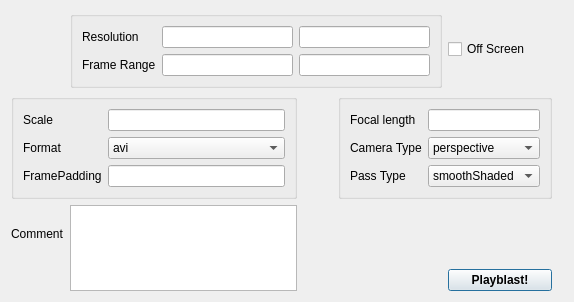
<?xml version="1.0" encoding="UTF-8"?>
<ui version="4.0">
 <class>Dialog</class>
 <widget class="QDialog" name="Dialog">
  <property name="geometry">
   <rect>
    <x>0</x>
    <y>0</y>
    <width>574</width>
    <height>302</height>
   </rect>
  </property>
  <property name="windowTitle">
   <string>The Current Sgtk Environment</string>
  </property>
  <layout class="QGridLayout" name="gridLayout_4">
   <item row="0" column="0">
    <widget class="QLabel" name="logo_example">
     <property name="text">
      <string/>
     </property>
     <property name="pixmap">
      <pixmap resource="resources.qrc">:/res/sg_logo.png</pixmap>
     </property>
    </widget>
   </item>
   <item row="0" column="1" colspan="3">
    <widget class="QGroupBox" name="groupBox_3">
     <property name="title">
      <string/>
     </property>
     <layout class="QGridLayout" name="gridLayout_3">
      <item row="1" column="0">
       <widget class="QLabel" name="label_1_frameRange">
        <property name="text">
         <string>Frame Range</string>
        </property>
       </widget>
      </item>
      <item row="1" column="2">
       <widget class="QLineEdit" name="frameRange_end">
        <property name="text">
         <string/>
        </property>
       </widget>
      </item>
      <item row="1" column="1">
       <widget class="QLineEdit" name="frameRange_start">
        <property name="text">
         <string/>
        </property>
       </widget>
      </item>
      <item row="0" column="2">
       <widget class="QLineEdit" name="lineEdit_finalRes_h"/>
      </item>
      <item row="0" column="0">
       <widget class="QLabel" name="finalRes_label">
        <property name="text">
         <string>Resolution</string>
        </property>
       </widget>
      </item>
      <item row="0" column="1">
       <widget class="QLineEdit" name="lineEdit_finalRes_w"/>
      </item>
     </layout>
    </widget>
   </item>
   <item row="0" column="4">
    <widget class="QCheckBox" name="checkBox">
     <property name="text">
      <string>Off Screen</string>
     </property>
    </widget>
   </item>
   <item row="1" column="0" colspan="2">
    <widget class="QGroupBox" name="groupBox">
     <property name="title">
      <string/>
     </property>
     <layout class="QGridLayout" name="gridLayout">
      <item row="0" column="0">
       <widget class="QLabel" name="label_scale">
        <property name="text">
         <string>Scale</string>
        </property>
       </widget>
      </item>
      <item row="0" column="2">
       <widget class="QLineEdit" name="lineEdit_scale">
        <property name="text">
         <string/>
        </property>
       </widget>
      </item>
      <item row="1" column="0">
       <widget class="QLabel" name="label_format">
        <property name="text">
         <string>Format</string>
        </property>
       </widget>
      </item>
      <item row="1" column="2">
       <widget class="QComboBox" name="cb_format">
        <item>
         <property name="text">
          <string>avi</string>
         </property>
        </item>
        <item>
         <property name="text">
          <string>image</string>
         </property>
        </item>
       </widget>
      </item>
      <item row="2" column="0">
       <widget class="QLabel" name="label_framePadding">
        <property name="text">
         <string>FramePadding</string>
        </property>
       </widget>
      </item>
      <item row="2" column="2">
       <widget class="QLineEdit" name="lineEdit_framePadding">
        <property name="text">
         <string/>
        </property>
       </widget>
      </item>
     </layout>
    </widget>
   </item>
   <item row="1" column="2">
    <spacer name="horizontalSpacer">
     <property name="orientation">
      <enum>Qt::Horizontal</enum>
     </property>
     <property name="sizeHint" stdset="0">
      <size>
       <width>40</width>
       <height>20</height>
      </size>
     </property>
    </spacer>
   </item>
   <item row="1" column="3" colspan="2">
    <widget class="QGroupBox" name="groupBox_2">
     <property name="title">
      <string/>
     </property>
     <layout class="QGridLayout" name="gridLayout_2">
      <item row="0" column="0">
       <widget class="QLabel" name="label_6_focalLength">
        <property name="text">
         <string>Focal length</string>
        </property>
       </widget>
      </item>
      <item row="1" column="0">
       <widget class="QLabel" name="label_5_cameraType">
        <property name="text">
         <string>Camera Type</string>
        </property>
       </widget>
      </item>
      <item row="1" column="1">
       <widget class="QComboBox" name="cb_cameraType">
        <item>
         <property name="text">
          <string>perspective</string>
         </property>
        </item>
        <item>
         <property name="text">
          <string>top</string>
         </property>
        </item>
        <item>
         <property name="text">
          <string>front</string>
         </property>
        </item>
        <item>
         <property name="text">
          <string>bottom</string>
         </property>
        </item>
        <item>
         <property name="text">
          <string>custom</string>
         </property>
        </item>
       </widget>
      </item>
      <item row="2" column="0">
       <widget class="QLabel" name="label_4_passType">
        <property name="text">
         <string>Pass Type</string>
        </property>
       </widget>
      </item>
      <item row="2" column="1">
       <widget class="QComboBox" name="cb_passType">
        <item>
         <property name="text">
          <string>smoothShaded</string>
         </property>
        </item>
        <item>
         <property name="text">
          <string>wireframe</string>
         </property>
        </item>
        <item>
         <property name="text">
          <string>flatShaded</string>
         </property>
        </item>
        <item>
         <property name="text">
          <string>boundingBox</string>
         </property>
        </item>
        <item>
         <property name="text">
          <string>points</string>
         </property>
        </item>
       </widget>
      </item>
      <item row="0" column="1">
       <widget class="QLineEdit" name="lineEdit_focalLength"/>
      </item>
     </layout>
    </widget>
   </item>
   <item row="1" column="5">
    <spacer name="horizontalSpacer_2">
     <property name="orientation">
      <enum>Qt::Horizontal</enum>
     </property>
     <property name="sizeHint" stdset="0">
      <size>
       <width>40</width>
       <height>20</height>
      </size>
     </property>
    </spacer>
   </item>
   <item row="2" column="0">
    <widget class="QLabel" name="label_comment">
     <property name="text">
      <string>Comment</string>
     </property>
    </widget>
   </item>
   <item row="2" column="1" rowspan="2">
    <widget class="QPlainTextEdit" name="plainTextEdit_comment"/>
   </item>
   <item row="3" column="4">
    <widget class="QPushButton" name="createPlayblast">
     <property name="font">
      <font>
       <weight>75</weight>
       <bold>true</bold>
      </font>
     </property>
     <property name="text">
      <string>Playblast!</string>
     </property>
    </widget>
   </item>
   <item row="2" column="4">
    <spacer name="verticalSpacer">
     <property name="orientation">
      <enum>Qt::Vertical</enum>
     </property>
     <property name="sizeHint" stdset="0">
      <size>
       <width>20</width>
       <height>40</height>
      </size>
     </property>
    </spacer>
   </item>
  </layout>
  <zorder>logo_example</zorder>
  <zorder>groupBox</zorder>
  <zorder>groupBox_2</zorder>
  <zorder>label_comment</zorder>
  <zorder>groupBox_3</zorder>
  <zorder>createPlayblast</zorder>
  <zorder>checkBox</zorder>
  <zorder>horizontalSpacer</zorder>
  <zorder>horizontalSpacer_2</zorder>
  <zorder>plainTextEdit_comment</zorder>
  <zorder>verticalSpacer</zorder>
 </widget>
 <resources>
  <include location="resources.qrc"/>
 </resources>
 <connections/>
</ui>
